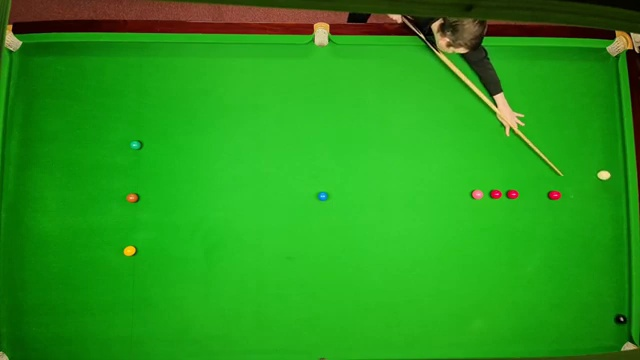
#> input picture dataset/frame_8.jpg, 640 x 360 px
$ python motion.py
#> lines starting #> are read from the running program, lines starting #| are printed output that depends on the picture; after the words box and inside, x2 and y2 are one past the last pixel; in counts of white or black regions, pixels touching at a corner belong together
#> further down, frame1 is the input picture: shape (360, 640, 3); mean B, G, R 24.1, 153.2, 37.3
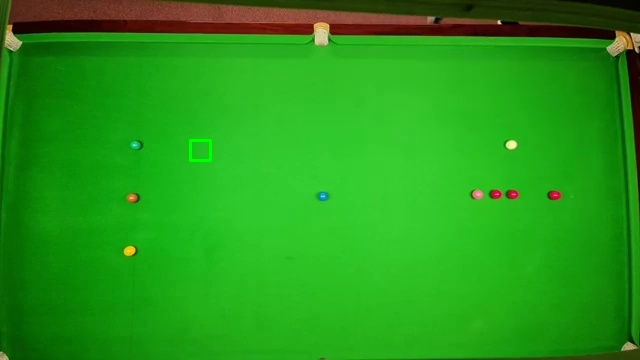
#> input picture dataset/yolo_data/images/train/frame_9.jpg, 640 x 360 px, found by its file name
#> further down, frame2 is the input picture: shape (360, 640, 3); mean B, G, R 23.6, 154.2, 36.3
#| Frame shape: (360, 640, 3)
import cv2
import numpy as np
import os
import sys

# Add project root to path
sys.path.append(os.path.join(os.path.dirname(__file__), '..', '..'))
from config import BASE_DIR, DATASET_DIR
def detect_motion(frame, prev_frame):
    """
    Detect general motion between two frames using frame differencing.
    Returns True if motion exceeds threshold.
    """
    gray1 = cv2.cvtColor(frame, cv2.COLOR_BGR2GRAY)
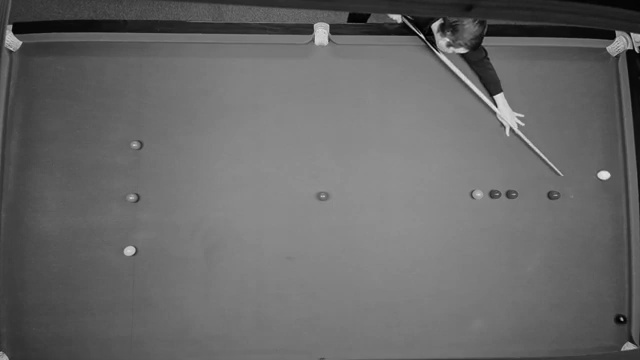
#> gray1: shape (360, 640); min 0, max 234, mean 103.8
    gray2 = cv2.cvtColor(prev_frame, cv2.COLOR_BGR2GRAY)
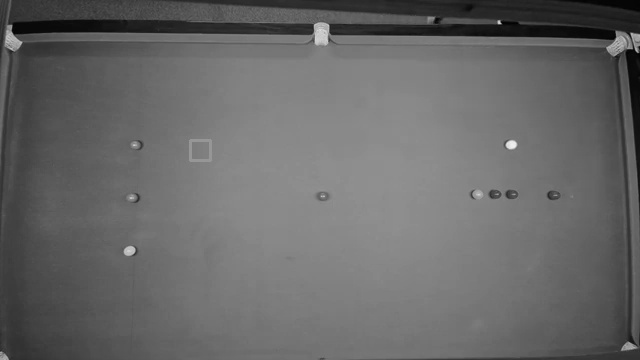
#> gray2: shape (360, 640); min 1, max 240, mean 104
    diff = cv2.absdiff(gray1, gray2)
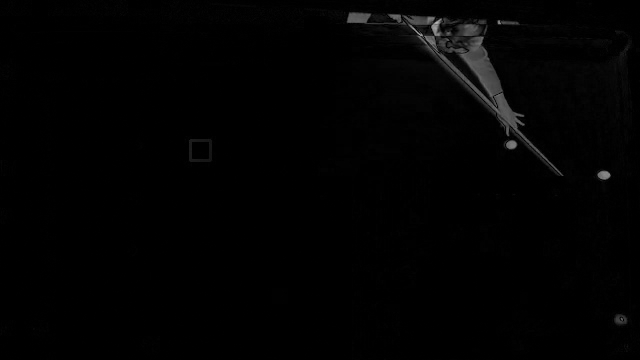
#> diff: shape (360, 640); min 0, max 179, mean 2.2
    _, thresh = cv2.threshold(diff, 1, 255, cv2.THRESH_BINARY)  # Lowered from 5 to 1
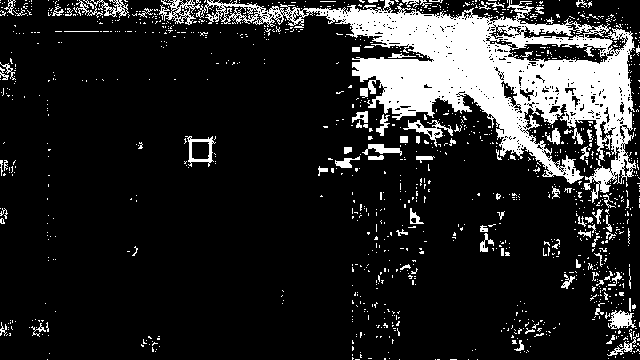
#> thresh: shape (360, 640); 15.5% white; 1218 white regions (1131 under 20 px), largest, box (x1, y1, x2, y2) and area: (159, 0, 636, 203) 27087, (73, 0, 129, 18) 364, (403, 120, 453, 147) 363
    motion_pixels = np.sum(thresh) / 255
#> motion_pixels = 35711
    print(f"General motion pixels: {motion_pixels}")
#| General motion pixels: 35711.0
    return motion_pixels > 10  # Lowered from 50


def detect_cue_ball_motion(frame, prev_frame, bbox):
    """
    Detect motion in a bounding box (e.g., cue ball region).
    Saves threshold image for debugging.
    Returns True if motion exceeds threshold.
    """
    x, y, w, h = bbox
    if x + w > frame.shape[1] or y + h > frame.shape[0]:
        print(f"Error: Bbox {bbox} exceeds frame size {frame.shape}")
        return False
    roi1 = frame[y:y + h, x:x + w]
    roi2 = prev_frame[y:y + h, x:x + w]
    gray1 = cv2.cvtColor(roi1, cv2.COLOR_BGR2GRAY)
    gray2 = cv2.cvtColor(roi2, cv2.COLOR_BGR2GRAY)
    diff = cv2.absdiff(gray1, gray2)

    # Ensure output directory exists
    os.makedirs(DATASET_DIR, exist_ok=True)
    cv2.imwrite(os.path.join(DATASET_DIR, "diff_debug.jpg"), diff)  # Save diff image for debugging

    _, thresh = cv2.threshold(diff, 1, 255, cv2.THRESH_BINARY)  # Lowered from 5 to 1
    motion_pixels = np.sum(thresh) / 255
    print(f"Cue ball motion pixels: {motion_pixels}")
    cv2.imwrite(os.path.join(DATASET_DIR, "thresh.jpg"), thresh)
    return motion_pixels > 5  # Lowered from 20


class ShotDetector:
    """
    Tracks shot start (motion begins) and end (no motion for 2 frames).
    Uses detect_cue_ball_motion to analyze frames.
    """

    def __init__(self):
        self.motion_count = 0
        self.no_motion_count = 0
        self.shot_active = False

    def detect_shot(self, frame, prev_frame, bbox):
        """
        Detect shot start/end based on cue ball motion.
        Returns (shot_start, shot_end) as booleans.
        """
        motion = detect_cue_ball_motion(frame, prev_frame, bbox)
        print(f"Motion: {motion}, Shot active: {self.shot_active}, No motion count: {self.no_motion_count}")
        if motion and not self.shot_active:
            self.shot_active = True
            self.no_motion_count = 0
            return True, False
        elif not motion and self.shot_active:
            self.no_motion_count += 1
            if self.no_motion_count >= 2:
                self.shot_active = False
                return False, True
        else:
            self.no_motion_count = 0 if motion else self.no_motion_count + 1
            return False, False


if __name__ == "__main__":
    frame1 = cv2.imread(os.path.join(DATASET_DIR, "frame_8.jpg"))
    frame2 = cv2.imread(os.path.join(DATASET_DIR, "frame_9.jpg"))

    if frame1 is None or frame2 is None:
        print("Error: Could not load frames")
        exit()

    print(f"Frame shape: {frame1.shape}")

    has_motion = detect_motion(frame1, frame2)
#> has_motion = True
    print("General motion detected:", has_motion)
#| General motion detected: True

    bbox = [0, 0, 640, 360]  # Changed to cover entire frame
    has_cue_motion = detect_cue_ball_motion(frame1, frame2, bbox)
#> in detect_cue_ball_motion, `motion_pixels = np.sum(thresh) / 255`: motion_pixels = 35711
#| Cue ball motion pixels: 35711.0
#> has_cue_motion = True
    print("Cue ball motion detected:", has_cue_motion)
#| Cue ball motion detected: True

    detector = ShotDetector()
    shot_start, shot_end = detector.detect_shot(frame1, frame2, bbox)
#| Cue ball motion pixels: 35711.0
#| Motion: True, Shot active: False, No motion count: 0
#> shot_start = True; shot_end = False
    print(f"Shot start: {shot_start}, Shot end: {shot_end}")
#| Shot start: True, Shot end: False
